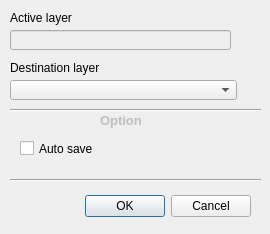
<?xml version="1.0" encoding="UTF-8"?>
<ui version="4.0">
 <class>Super_CopierDialogBase</class>
 <widget class="QDialog" name="Super_CopierDialogBase">
  <property name="geometry">
   <rect>
    <x>0</x>
    <y>0</y>
    <width>270</width>
    <height>234</height>
   </rect>
  </property>
  <property name="minimumSize">
   <size>
    <width>270</width>
    <height>234</height>
   </size>
  </property>
  <property name="maximumSize">
   <size>
    <width>270</width>
    <height>234</height>
   </size>
  </property>
  <property name="windowTitle">
   <string>Super_Copier</string>
  </property>
  <widget class="QCheckBox" name="AutoRec">
   <property name="geometry">
    <rect>
     <x>20</x>
     <y>140</y>
     <width>121</width>
     <height>17</height>
    </rect>
   </property>
   <property name="text">
    <string>Auto save</string>
   </property>
  </widget>
  <widget class="QComboBox" name="LayerChoice">
   <property name="geometry">
    <rect>
     <x>10</x>
     <y>80</y>
     <width>227</width>
     <height>20</height>
    </rect>
   </property>
  </widget>
  <widget class="QLabel" name="lbl_dest">
   <property name="geometry">
    <rect>
     <x>10</x>
     <y>60</y>
     <width>121</width>
     <height>16</height>
    </rect>
   </property>
   <property name="text">
    <string>Destination layer</string>
   </property>
  </widget>
  <widget class="QLabel" name="lbl_orig">
   <property name="geometry">
    <rect>
     <x>10</x>
     <y>10</y>
     <width>101</width>
     <height>16</height>
    </rect>
   </property>
   <property name="text">
    <string>Active layer</string>
   </property>
  </widget>
  <widget class="QLineEdit" name="Active_Layer">
   <property name="enabled">
    <bool>false</bool>
   </property>
   <property name="geometry">
    <rect>
     <x>10</x>
     <y>30</y>
     <width>221</width>
     <height>20</height>
    </rect>
   </property>
  </widget>
  <widget class="Line" name="line">
   <property name="geometry">
    <rect>
     <x>10</x>
     <y>100</y>
     <width>251</width>
     <height>20</height>
    </rect>
   </property>
   <property name="orientation">
    <enum>Qt::Horizontal</enum>
   </property>
  </widget>
  <widget class="QDialogButtonBox" name="button_box">
   <property name="geometry">
    <rect>
     <x>80</x>
     <y>190</y>
     <width>171</width>
     <height>32</height>
    </rect>
   </property>
   <property name="orientation">
    <enum>Qt::Horizontal</enum>
   </property>
   <property name="standardButtons">
    <set>QDialogButtonBox::Cancel|QDialogButtonBox::Ok</set>
   </property>
   <property name="centerButtons">
    <bool>false</bool>
   </property>
  </widget>
  <widget class="Line" name="line_2">
   <property name="geometry">
    <rect>
     <x>10</x>
     <y>170</y>
     <width>251</width>
     <height>20</height>
    </rect>
   </property>
   <property name="orientation">
    <enum>Qt::Horizontal</enum>
   </property>
  </widget>
  <widget class="QLabel" name="lbl_options">
   <property name="enabled">
    <bool>false</bool>
   </property>
   <property name="geometry">
    <rect>
     <x>100</x>
     <y>110</y>
     <width>61</width>
     <height>21</height>
    </rect>
   </property>
   <property name="font">
    <font>
     <pointsize>10</pointsize>
     <weight>75</weight>
     <bold>true</bold>
    </font>
   </property>
   <property name="text">
    <string>Option</string>
   </property>
  </widget>
 </widget>
 <resources/>
 <connections>
  <connection>
   <sender>button_box</sender>
   <signal>accepted()</signal>
   <receiver>Super_CopierDialogBase</receiver>
   <slot>accept()</slot>
   <hints>
    <hint type="sourcelabel">
     <x>165</x>
     <y>235</y>
    </hint>
    <hint type="destinationlabel">
     <x>134</x>
     <y>130</y>
    </hint>
   </hints>
  </connection>
  <connection>
   <sender>button_box</sender>
   <signal>rejected()</signal>
   <receiver>Super_CopierDialogBase</receiver>
   <slot>reject()</slot>
   <hints>
    <hint type="sourcelabel">
     <x>165</x>
     <y>235</y>
    </hint>
    <hint type="destinationlabel">
     <x>134</x>
     <y>130</y>
    </hint>
   </hints>
  </connection>
 </connections>
</ui>
